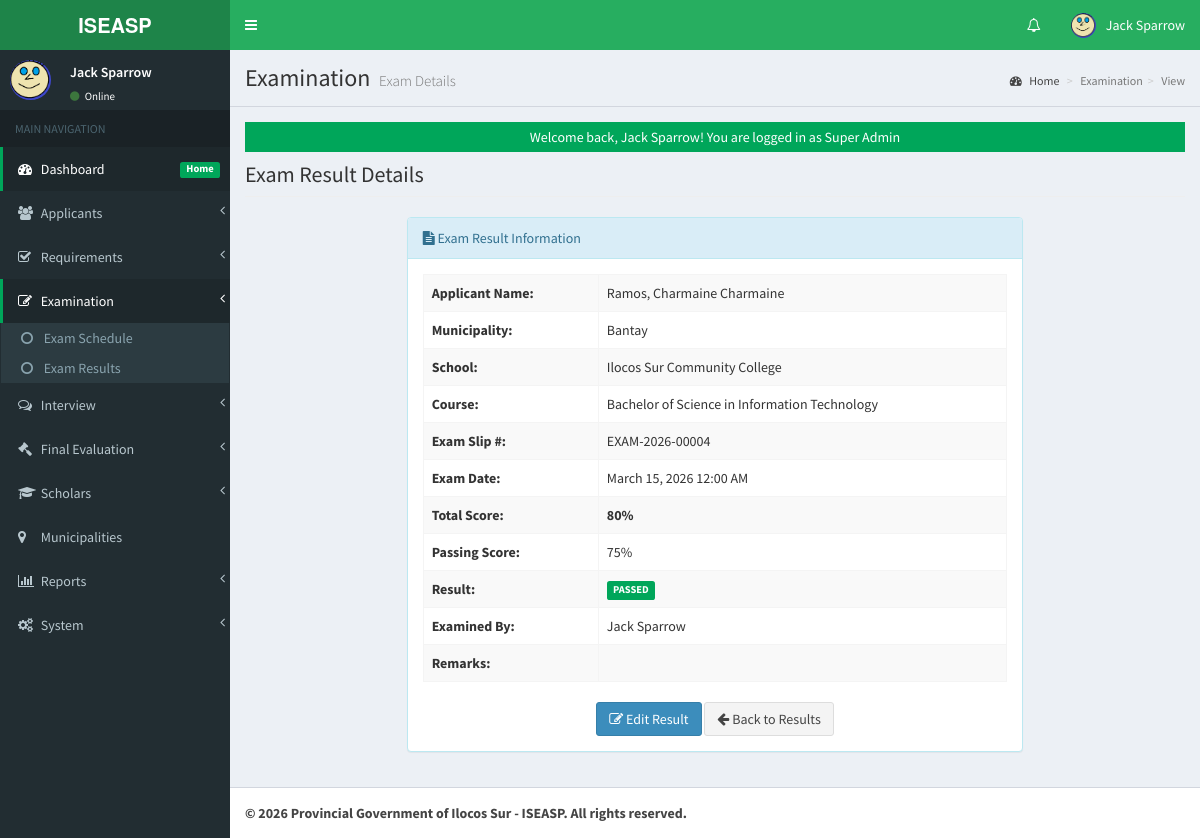
Screenshot of /admin/exam/index.php?view=view&id=3 (signed in) with the database file from the repository.
### tables this page shows
CREATE TABLE `tblusers` (
  `USERID` int(11) NOT NULL AUTO_INCREMENT,
  `FULLNAME` varchar(150) NOT NULL,
  `USERNAME` varchar(100) NOT NULL,
  `PASS` varchar(255) NOT NULL,
  `ROLE` enum('Super Admin','Admin','Evaluator','Staff') DEFAULT 'Admin',
  `PICLOCATION` varchar(255) DEFAULT NULL,
  `EMAIL` varchar(150) DEFAULT NULL,
  `DATECREATED` datetime DEFAULT current_timestamp(),
  `LAST_LOGIN` datetime DEFAULT NULL,
  `LAST_ACTIVITY` datetime DEFAULT NULL,
  `IP_ADDRESS` varchar(45) DEFAULT NULL,
  PRIMARY KEY (`USERID`),
  UNIQUE KEY `USERNAME` (`USERNAME`),
  KEY `idx_username` (`USERNAME`),
  KEY `idx_role` (`ROLE`)
);

CREATE TABLE `tbl_exam_results` (
  `EXAM_RESULT_ID` int(11) NOT NULL AUTO_INCREMENT,
  `APPLICANTID` int(11) NOT NULL,
  `EXAMINER_ID` int(11) NOT NULL,
  `EXAM_DATE` datetime DEFAULT current_timestamp(),
  `TOTAL_SCORE` int(11) DEFAULT NULL,
  `PASSING_SCORE` int(11) DEFAULT NULL,
  `REMARKS` text DEFAULT NULL,
  `CREATED_AT` datetime DEFAULT current_timestamp(),
  `UPDATED_AT` datetime DEFAULT NULL ON UPDATE current_timestamp(),
  PRIMARY KEY (`EXAM_RESULT_ID`),
  KEY `APPLICANTID` (`APPLICANTID`),
  KEY `EXAMINER_ID` (`EXAMINER_ID`),
  KEY `idx_applicant` (`APPLICANTID`),
  KEY `idx_examiner` (`EXAMINER_ID`),
  CONSTRAINT `fk_exam_applicant` FOREIGN KEY (`APPLICANTID`) REFERENCES `tbl_applicants` (`APPLICANTID`) ON DELETE CASCADE,
  CONSTRAINT `fk_exam_examiner` FOREIGN KEY (`EXAMINER_ID`) REFERENCES `tblusers` (`USERID`)
);

CREATE TABLE `tbl_applicants` (
  `APPLICANTID` int(11) NOT NULL AUTO_INCREMENT,
  `FIRSTNAME` varchar(100) NOT NULL,
  `MIDDLENAME` varchar(100) DEFAULT NULL,
  `LASTNAME` varchar(100) NOT NULL,
  `SUFFIX` varchar(10) DEFAULT NULL,
  `LRN` varchar(12) DEFAULT NULL,
  `BIRTHDATE` date DEFAULT NULL,
  `BIRTHPLACE` varchar(200) DEFAULT NULL,
  `GENDER` enum('Male','Female','Other') DEFAULT NULL,
  `CIVIL_STATUS` enum('Single','Married','Widowed','Separated') DEFAULT 'Single',
  `RELIGION` varchar(100) DEFAULT NULL,
  `NATIONALITY` varchar(50) DEFAULT 'Filipino',
  `PERMANENT_ADDRESS` text DEFAULT NULL,
  `CURRENT_ADDRESS` text DEFAULT NULL,
  `DISTRICT` varchar(100) DEFAULT NULL,
  `MUNICIPALITY` varchar(100) DEFAULT NULL,
  `BARANGAY` varchar(100) DEFAULT NULL,
  `COURSE` varchar(150) NOT NULL,
  `SCHOOL` varchar(150) NOT NULL,
  `YEARLEVEL` varchar(50) NOT NULL,
  `GPA` decimal(5,2) DEFAULT NULL,
  `CONTACT` varchar(20) NOT NULL,
  `EMAIL` varchar(150) NOT NULL,
  `FACEBOOK_URL` varchar(255) DEFAULT NULL,
  `EMERGENCY_CONTACT_NAME` varchar(150) DEFAULT NULL,
  `EMERGENCY_CONTACT_NUMBER` varchar(20) DEFAULT NULL,
  `EMERGENCY_CONTACT_RELATION` varchar(50) DEFAULT NULL,
  `APPLICATION_TYPE` enum('New Applicant','Renewal') DEFAULT 'New Applicant',
  `SCHOOL_YEAR` varchar(20) DEFAULT NULL,
  `SEMESTER` enum('1st Semester','2nd Semester','Summer') DEFAULT '1st Semester',
  `IS_4PS_BENEFICIARY` enum('Yes','No') DEFAULT 'No',
  `IS_INDIGENOUS` enum('Yes','No') DEFAULT 'No',
  `FAMILY_ANNUAL_INCOME` decimal(10,2) DEFAULT NULL,
  `PARENT_OCCUPATION` varchar(100) DEFAULT NULL,
  `STATUS` enum('Pending','Approved','Rejected','For Interview','Qualified','Scholar','Graduated') DEFAULT 'Pending',
  `EXAM_STATUS` enum('Pending','Passed','Failed') DEFAULT 'Pending',
  `REQUIREMENT_STATUS` enum('Complete','Incomplete','Pending') DEFAULT 'Pending',
  `REQUIREMENT_DATE` datetime DEFAULT NULL,
  `EXAM_SLIP_NUMBER` varchar(50) DEFAULT NULL,
  `EXAM_SLIP_GENERATED` datetime DEFAULT NULL,
  `EXAM_DATE` date DEFAULT NULL,
  `EXAM_TIME` time DEFAULT NULL,
  `EXAM_VENUE` varchar(255) DEFAULT NULL,
  `EXAM_NOTES` text DEFAULT NULL,
  `CREATED_BY` int(11) NOT NULL,
  `DATECREATED` datetime DEFAULT current_timestamp(),
  `UPDATED_BY` int(11) DEFAULT NULL,
  `LAST_UPDATED` datetime DEFAULT NULL ON UPDATE current_timestamp(),
  PRIMARY KEY (`APPLICANTID`),
  KEY `CREATED_BY` (`CREATED_BY`),
  KEY `idx_lrn` (`LRN`),
  KEY `idx_status` (`STATUS`),
  KEY `idx_exam_status` (`EXAM_STATUS`),
  KEY `idx_requirement_status` (`REQUIREMENT_STATUS`),
  KEY `idx_school_year` (`SCHOOL_YEAR`),
  KEY `idx_municipality` (`MUNICIPALITY`),
  KEY `idx_district` (`DISTRICT`),
  KEY `idx_datecreated` (`DATECREATED`),
  KEY `idx_updated_by` (`UPDATED_BY`),
  CONSTRAINT `fk_applicant_creator` FOREIGN KEY (`CREATED_BY`) REFERENCES `tblusers` (`USERID`),
  CONSTRAINT `fk_applicant_updater` FOREIGN KEY (`UPDATED_BY`) REFERENCES `tblusers` (`USERID`) ON DELETE SET NULL
);

### admin/exam/view.php (the view, shortened to what the rows shown need)
<?php
$id = isset($_GET['id']) ? intval($_GET['id']) : 0;
global $mydb;
$sql = "
    SELECT er.*, a.*, u.FULLNAME as EXAMINER_NAME
    FROM tbl_exam_results er
    INNER JOIN tbl_applicants a ON er.APPLICANTID = a.APPLICANTID
    LEFT JOIN tblusers u ON er.EXAMINER_ID = u.USERID
    WHERE er.EXAM_RESULT_ID = $id
";
$mydb->setQuery($sql);
$mydb->executeQuery();
$result = $mydb->loadSingleResult();
?>
<div class="row">
    <div class="col-lg-12">
        <h1 class="page-header">Exam Result Details</h1>
    </div>
</div>
<div class="row">
    <div class="col-md-8 col-md-offset-2">
        <div class="panel panel-info">
            <div class="panel-heading">
                <i class="fa fa-file-text"></i> Exam Result Information
            </div>
            <div class="panel-body">
                <table class="table table-bordered table-striped">
                    <tr>
                        <th width="30%">Applicant Name:</th>
                        <td><?= htmlspecialchars($result->LASTNAME . ', ' . $result->FIRSTNAME . ' ' . ($result->MIDDLENAME ?? '')) ?></td>
                    </tr>
                    <tr>
                        <th>Municipality:</th>
                        <td><?= htmlspecialchars($result->MUNICIPALITY ?? 'N/A') ?></td>
                    </tr>
                    <tr>
                        <th>School:</th>
                        <td><?= htmlspecialchars($result->SCHOOL ?? 'N/A') ?></td>
                    </tr>
                    <tr>
                        <th>Course:</th>
                        <td><?= htmlspecialchars($result->COURSE ?? 'N/A') ?></td>
                    </tr>
                    <tr>
                        <th>Exam Slip #:</th>
                        <td><?= htmlspecialchars($result->EXAM_SLIP_NUMBER ?? 'N/A') ?></td>
                    </tr>
                    <tr>
                        <th>Exam Date:</th>
                        <td><?= date('F d, Y h:i A', strtotime($result->EXAM_DATE)) ?></td>
                    </tr>
                    <tr>
                        <th>Total Score:</th>
                        <td><strong><?= $result->TOTAL_SCORE ?>%</strong></td>
                    </tr>
                    <tr>
                        <th>Passing Score:</th>
                        <td><?= $result->PASSING_SCORE ?>%</td>
                    </tr>
                    <tr>
                        <th>Result:</th>
                        <td>
                            <?php if ($result->TOTAL_SCORE >= $result->PASSING_SCORE): ?>
                                <span class="label label-success">PASSED</span>
                            <?php else: ?>
                                <span class="label label-danger">FAILED</span>
                            <?php endif; ?>
                        </td>
                    </tr>
                    <tr>
                        <th>Examined By:</th>
                        <td><?= htmlspecialchars($result->EXAMINER_NAME ?? 'N/A') ?></td>
                    </tr>
                    <tr>
                        <th>Remarks:</th>
                        <td><?= nl2br(htmlspecialchars($result->REMARKS ?? 'No remarks')) ?></td>
                    </tr>
                </table>
                <div class="text-center" style="margin-top: 20px;">
                    <a href="index.php?view=edit&id=<?= $result->EXAM_RESULT_ID ?>" class="btn btn-primary">
                        <i class="fa fa-edit"></i> Edit Result
                    </a>
                    <a href="index.php?view=results" class="btn btn-default">
                        <i class="fa fa-arrow-left"></i> Back to Results
                    </a>
                </div>
            </div>
        </div>
    </div>
</div>

### admin/theme/templates.php (shortened to what the rows shown need)
<!DOCTYPE html>
<html>
<head>
    <link rel="stylesheet" href="<?php echo web_root;?>bootstrap/css/bootstrap.min.css">
    <link rel="stylesheet" href="<?php echo web_root;?>plugins/font-awesome/css/font-awesome.min.css">
    <link rel="stylesheet" href="<?php echo web_root;?>dist/css/AdminLTE.min.css">
    <link rel="stylesheet" href="<?php echo web_root;?>dist/css/skins/_all-skins.min.css">
    <link rel="stylesheet" href="<?php echo web_root;?>plugins/iCheck/flat/blue.css">
    <link rel="stylesheet" href="<?php echo web_root;?>plugins/datatables/dataTables.bootstrap.css">
    <link rel="stylesheet" href="<?php echo web_root;?>plugins/datepicker/datepicker3.css">
    <link rel="stylesheet" href="<?php echo web_root;?>plugins/daterangepicker/daterangepicker-bs3.css">
    <link rel="stylesheet" href="<?php echo web_root;?>plugins/bootstrap-wysihtml5/bootstrap3-wysihtml5.min.css">
</head>
<body class="hold-transition skin-green fixed sidebar-mini">
    <div class="wrapper">
        <header class="main-header">
            <nav class="navbar navbar-static-top" role="navigation">
                <div class="navbar-custom-menu">
                    <ul class="nav navbar-nav">
                        <?php
                        $user = New User();
                        $singleuser = $user->single_user($_SESSION['ADMIN_USERID']);
                        ?>
                        <li class="dropdown user user-menu">
                            <a href="#" class="dropdown-toggle" data-toggle="dropdown">
                                <img src="<?php echo web_root.'admin/user/photos/'. $singleuser->PICLOCATION;?>" class="user-image" alt="User Image">
                                <span class="hidden-xs"><?php echo $singleuser->FULLNAME; ?></span>
                            </a>
                        </li>
                    </ul>
                </div>
            </nav>
        </header>
        <aside class="main-sidebar">
            <section class="sidebar">
                <div class="user-panel">
                    <div class="pull-left image">
                        <img src="<?php echo web_root.'admin/user/photos/'. $singleuser->PICLOCATION;?>" class="img-circle" alt="User Image"  style="height: 40px;">
                    </div>
                    <div class="pull-left info">
                        <p><?php echo $singleuser->FULLNAME; ?></p>
                        <a href="#"><i class="fa fa-circle text-success"></i> Online</a>
                    </div>
                </div>
            </section>
        </aside>
        <div class="content-wrapper">
            <section class="content-header">
                <h1>
                    <?php echo isset($title) ? $title : 'Dashboard'; ?>
                    <small><?php echo isset($subtitle) ? $subtitle : 'Control Panel'; ?></small>
                </h1>
            </section>
            <section class="content">
                <?php
                if (isset($content) && file_exists($content)) {
                    require_once $content;
                } else {
                    echo '<div class="alert alert-danger">Content file not found!</div>';
                }
                ?>
            </section>
        </div>
    </div>
</body>
</html>

### rows the page displays
tblusers: PICLOCATION (picture), FULLNAME "Jack Sparrow"
tbl_exam_results: APPLICANTID.MIDDLENAME "Ramos, Charmaine Charmaine", APPLICANTID.MUNICIPALITY "Bantay", APPLICANTID.SCHOOL "Ilocos Sur Community College", APPLICANTID.COURSE "Bachelor of Science in Information Technology", APPLICANTID.EXAM_SLIP_NUMBER "EXAM-2026-00004", APPLICANTID.EXAM_DATE "March 15, 2026 12:00 AM", TOTAL_SCORE "80", PASSING_SCORE "75", EXAMINER_ID.FULLNAME "Jack Sparrow"

### other values shown
$title "Examination"
$subtitle "Exam Details"
str_replace('_', ' ', $_GET['view']) "View"
$_SESSION['message'] "Welcome back, Jack Sparrow! You are logged in as Super Admin"
